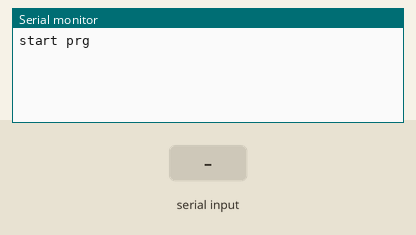
This sketch was run on a simulated Arduino Uno, built with avr-gcc and run on an emulated ATmega328P. On the bench: the last lines printed to the serial monitor. Inputs (shaded band) come from the test bench.

Above: at 1.2 s.
1.3 s: "+" received over Serial
At 2.5 s:
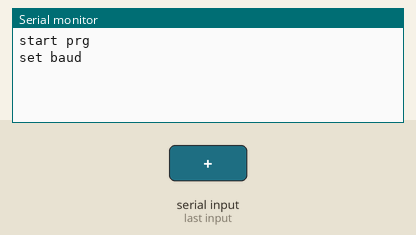
2.8 s: "+" received over the second serial link
At 3.9 s:
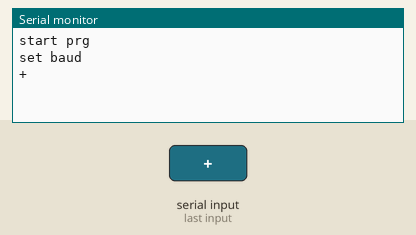
4.3 s: "-" received over the second serial link
At 5.1 s:
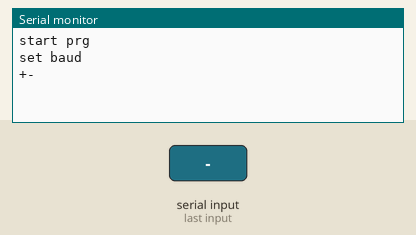

Measured:
- after the input at 1.3 s, the serial monitor: prints a new line at once (image 1)
- after the input at 2.8 s, the serial monitor: prints a new line at once (image 2)
- after the input at 4.3 s, the serial monitor: prints a new line at once (image 3)

The sketch:

blt_test.ino.ino
```cpp
#include <Arduino.h>
#include <SoftwareSerial.h>

SoftwareSerial mySerial(2, 3); // указываем пины rx и tx соответственно

int bauds[] = {9600, 14400, 19200, 38400, 57600, 115200, 128000, 256000};
uint8_t bn = 0;
constexpr uint8_t size = sizeof(bauds)/sizeof(int);
void setup()  {
  pinMode(2,INPUT);
  pinMode(3,OUTPUT);
  Serial.begin(38400);
  mySerial.begin(bauds[bn]);
  Serial.println("start prg");
}

void loop() {
  if (mySerial.available()) {
    char c = mySerial.read(); // читаем из software-порта

    Serial.print(c); // пишем в hardware-порт
  }
  if (Serial.available()) {
    char c = Serial.read(); // читаем из hardware-порта
    if(c == '+'){
      if(bn < size-1){
        ++bn;
        mySerial.begin(bauds[bn]);
        Serial.println("set baud");
      }
    }
    else if(c == '-'){
      if(bn >0){
        --bn;
        mySerial.begin(bauds[bn]);
        Serial.println("set baud");
      }
    }
    else
      mySerial.write(c); // пишем в software-порт
  }
}
```
